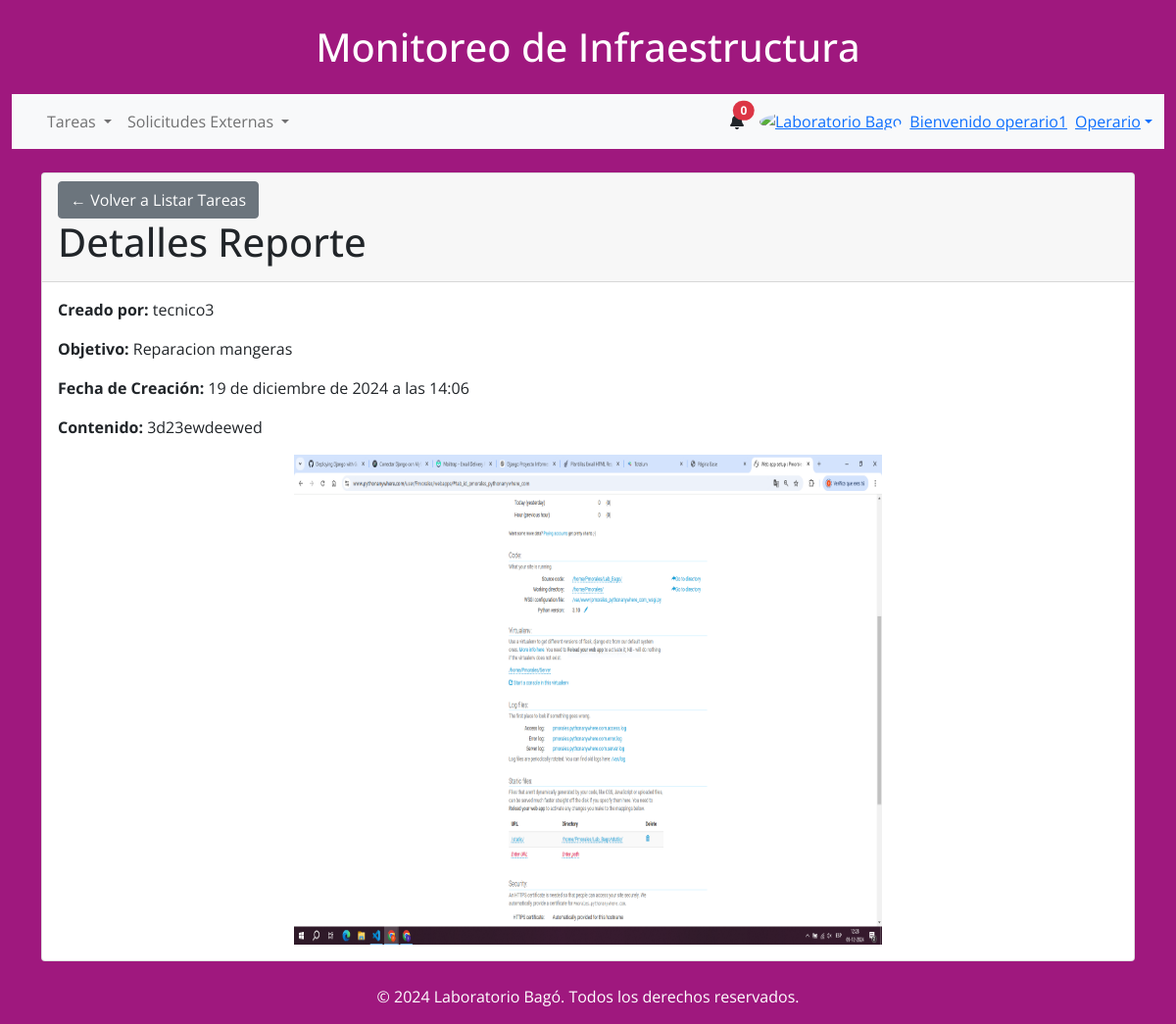
/internos/detalle/reporte/1/ (signed in), run on the app's committed database.
### internal_workers/models.py (models this page shows, shortened)
class ReporteTarea(models.Model):
    tarea = models.OneToOneField(Tarea, on_delete=models.CASCADE, related_name='reporte_tarea')
    contenido = models.TextField(null=True, blank=True)
    imagen = models.ImageField(upload_to='reportes_tarea/', blank=False)
    creado_en = models.DateTimeField(auto_now_add=True)
    usuario = models.ForeignKey(User, on_delete=models.SET_NULL, null=True, blank=True)

class Tarea(models.Model):
    informe = models.ForeignKey(Informe, on_delete=models.CASCADE)
    objetivo = models.TextField(null=True, blank=True)
    estado = models.ForeignKey(Estado, on_delete=models.SET_NULL, null=True, blank=True)
    asignado_a = models.ForeignKey(User, on_delete=models.SET_NULL, null=True, blank=True, related_name="tareas")
    creado_en = models.DateTimeField(auto_now_add=True)

### internal_workers/views.py (the view)
# urls.py: path('detalle/reporte/<int:reporte_id>/', detalle_reporte, name='detalle_reporte'),
@login_required
def detalle_reporte(request, reporte_id):
    reporte = get_object_or_404(ReporteTarea, id=reporte_id)
    return render(request, 'app/detalle/reporte.html', {'reporte': reporte})

### app/context_processors.py (called while the page is built)
def user_groups(request):
    if request.user.is_authenticated:
        username = request.user.username
        grupos = request.user.groups.values_list('name', flat=True)
    else:
        username = None
        grupos = []
    return {
        'username': username,
        'grupos': grupos,
    }

def notificaciones(request):
    if request.user.is_authenticated:
        notificaciones = Notificacion.objects.filter(usuario=request.user, leido=False).order_by('-creado_en')[:3]
    else:
        notificaciones = []
    return {'notificaciones': notificaciones}

### app/templates/app/detalle/reporte.html
{% extends '../base.html' %}
{% block content %}
<div class="card mt-4">
    <div class="card-header">
        <a href="{% url 'listar_tareas' %}" class="btn btn-secondary">
            &#8592; Volver a Listar Tareas
        </a>
        <h1>Detalles Reporte</h1>
    </div>
    <div class="card-body">
        <p><strong>Creado por:</strong> {{ reporte.usuario.username }}</p>
        <p><strong>Objetivo:</strong> {{ reporte.tarea.objetivo }}</p>
        <p><strong>Fecha de Creación:</strong> {{ reporte.creado_en }}</p>
        <p><strong>Contenido:</strong> {{ reporte.contenido }}</p>
        <div class="text-center">
            <img src="{{ reporte.imagen.url }}" alt="Imagen del Reporte" class="img-fluid" style="width: 600px; height: 500px;">
        </div>
    </div>
</div>
{% endblock %}

### app/templates/app/base.html (shortened to what this page needs)
{% load static %}
<!DOCTYPE html>
<html lang="es">
    <head>
        <link
          href="https://cdnjs.cloudflare.com/ajax/libs/font-awesome/6.0.0/css/all.min.css"
          rel="stylesheet"
        />
        <link href="https://cdn.jsdelivr.net/npm/bootstrap@5.0.2/dist/css/bootstrap.min.css" rel="stylesheet">
        <link
          href="{% static 'css/style.css' %}"
          rel="stylesheet"
        />
    </head>
<body class="Body-base" style="font-family: 'Open Sans', sans-serif;">
    <div class="container-fluid">
    <header class="text-center my-4">
        <h1>Monitoreo de Infraestructura</h1>
    </header>
    <nav class="navbar navbar-expand-lg navbar-light bg-light">
        <div class="container-fluid">
            {% if user.is_authenticated %}
            <div class="collapse navbar-collapse" id="navbarSupportedContent">
                <ul class="navbar-nav me-auto mb-2 mb-lg-0">
                    <li class="nav-item dropdown">
                        <a class="nav-link dropdown-toggle" href="#" id="tareasDropdown" role="button"
                           data-bs-toggle="dropdown" aria-expanded="false">
                            Tareas
                        </a>
                    </li>
                    <li class="nav-item dropdown">
                        <a class="nav-link dropdown-toggle" href="#" id="solicitudesDropdown" role="button"
                           data-bs-toggle="dropdown" aria-expanded="false">
                            Solicitudes Externas
                        </a>
                    </li>
                </ul>
            </div>
            <div class="d-flex align-items-center">
                <div class="dropdown">
                    <a
                        class="text-reset me-3 position-relative"
                        id="navbarDropdownMenuLink"
                        role="button"
                        data-bs-toggle="dropdown"
                        aria-expanded="false"
                        aria-label="Notifications"
                    >
                        <i class="fas fa-bell" aria-hidden="true"></i>
                        <span class="position-absolute top-0 start-100 translate-middle badge rounded-pill bg-danger">
                            {{ notificaciones|length }}
                        </span>
                    </a>
                </div>
            </div>
                <div class="dropdown">
                    <a
                        class="dropdown-toggle d-flex align-items-center"
                        href="#"
                        id="navbarDropdownMenuAvatar"
                        role="button"
                        data-bs-toggle="dropdown"
                        aria-expanded="false"
                    >
                        <img
                            src="https://bagochile.cl/wp-content/uploads/2023/05/cropped-SIMBOLO-LOGO-BAGO-OFF.jpg"
                            class="rounded-circle"
                            height="25"
                            alt="Laboratorio Bago"
                            loading="lazy"
                        />
                        {% if username %}
                        <span class="ms-2">Bienvenido {{ username }}</span>
                        {% if user.is_superuser %}
                            <span class="ms-2">Admin</span>
                        {% else %}
                            {% if grupos %}
                                {% for grupo in grupos %}
                                    <span class="ms-2">{{ grupo }}</span>
                                {% endfor %}
                            {% else %}
                                <span class="ms-2">Sin grupo</span>
                            {% endif %}
                        {% endif %}
                    {% endif %}
                    </a>
                </div>
                {% else %}
                <div>
                    <a href="{% url 'login' %}" class="btn btn-outline btn-rounded">Login</a>
                    <a href="{% url 'registro' %}" class="btn btn-outline btn-rounded">Registrarse</a>
                </div>
                {% endif %}
            </div>
        </div>
    <div class="container my-4">
        {% block content %}{% endblock content %}
    </div>
    <footer class="text-center mt-4">
        <p>&copy; 2024 Laboratorio Bagó. Todos los derechos reservados.</p>
    </footer>
{% load sweetify %}
</body>
</html>

### app/static/css/style.css (style rules this page uses)
.Body-base { background-color: #9f187e; }
header { color: white !important; }
footer { color: white !important; }

### data on the page
ReporteTarea: usuario.username "tecnico3", tarea.objetivo "Reparacion mangeras", creado_en "19 de diciembre de 2024 a las 14:06", contenido "3d23ewdeewed", imagen (picture)

### other printed values
{{ notificaciones|length }} "0"
{{ username }} "operario1"
{{ grupo }} "Operario"
